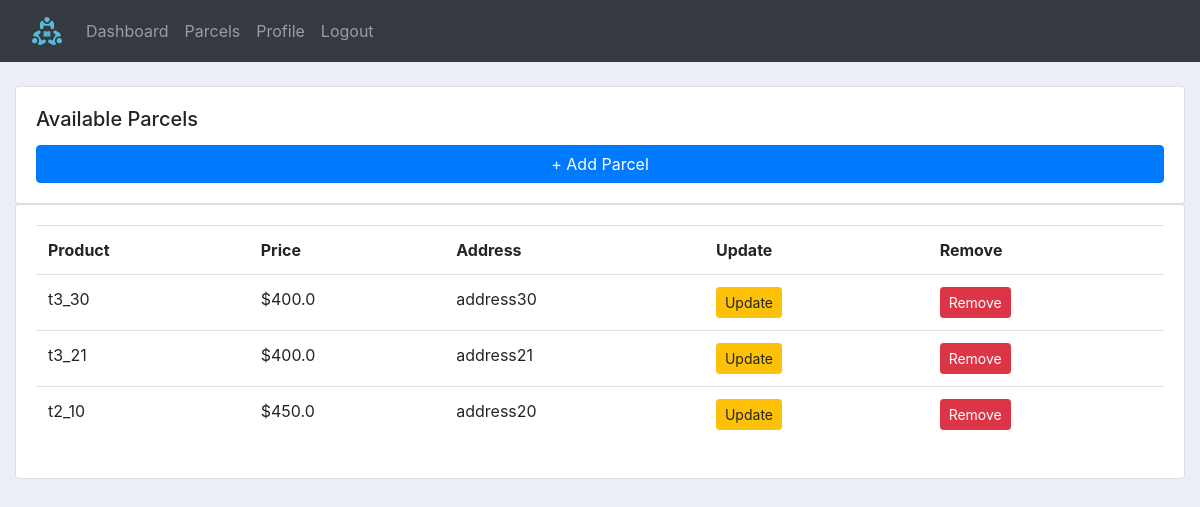
Page /parcels/ (signed in) on the committed database.
### home/models.py (models this page shows, shortened)
class Product(models.Model):
	CATEGORY = (
			('Indoor', 'Indoor'),
			('Out Door', 'Out Door'),
			)
	by = models.ForeignKey(User, on_delete=models.CASCADE, null=True)
	name = models.CharField(max_length=200, null=True)
	price = models.FloatField(null=True)
	category = models.CharField(max_length=200, null=True, choices=CATEGORY)
	delivery_address = models.TextField()
	note = models.CharField(max_length=100, null=True, blank=True)
	date_created = models.DateTimeField(default=timezone.now)
	class Meta:
		ordering = ['-date_created']

### home/views.py (the view)
# urls.py: path('parcels/', parcels, name="parcels"),
@login_required
def parcels(request):
	products = Product.objects.exclude(note='taken')
	context = {'products':products}
	return render(request, 'home/products.html', context)

### home/templates/home/products.html (shortened to what this page needs)
{% extends 'base.html' %}
{% block content %}
<br>
<div class="row">
	<div class="col-md">
		<div class="card card-body">
			<h5 style="margin-bottom: 0.7em;">Available Parcels</h5>
			<a href="{% url 'add_product' %}" class="btn btn-primary">+ Add Parcel</a>
		</div>
		<div class="card card-body">
			<table class="table">
				<tr>
					<th>Product</th>
					<th>Price</th>
					<th>Address</th>
					<th>Update</th>
					<th>Remove</th>
				</tr>
				{% for product in products %}
					<tr>
						<td>{{ product.name}}
							<br>
						</td>
						<td>${{ product.price }}</td>
						<td>{{product.delivery_address}}</td>
						{% if product.by == request.user %}
							<td><a class="btn btn-sm btn-warning" href="{% url 'update_product' product.id %}">Update</td>
							<td><a class="btn btn-sm btn-danger" href="{% url 'remove_product' product.id %}">Remove</td>
						{% else %}
							<td><a class="btn btn-sm btn-secondary" href="">Lock</a></td>
							<td><a class="btn btn-sm btn-secondary" href="">Lock</a></td>
						{% endif %}
					</tr>
				{% endfor %}
			</table>
		</div>
	</div>
</div>
{% endblock content %}

### static/css/main.css (style rules this page uses)
body { background-color: #ebeff5; }

### rows in the picture
Product: name "t3_30", price "400.0", delivery_address "address30", shows "Update"
Product: name "t3_21", price "400.0", delivery_address "address21", shows "Update"
Product: name "t2_10", price "450.0", delivery_address "address20", shows "Update"
